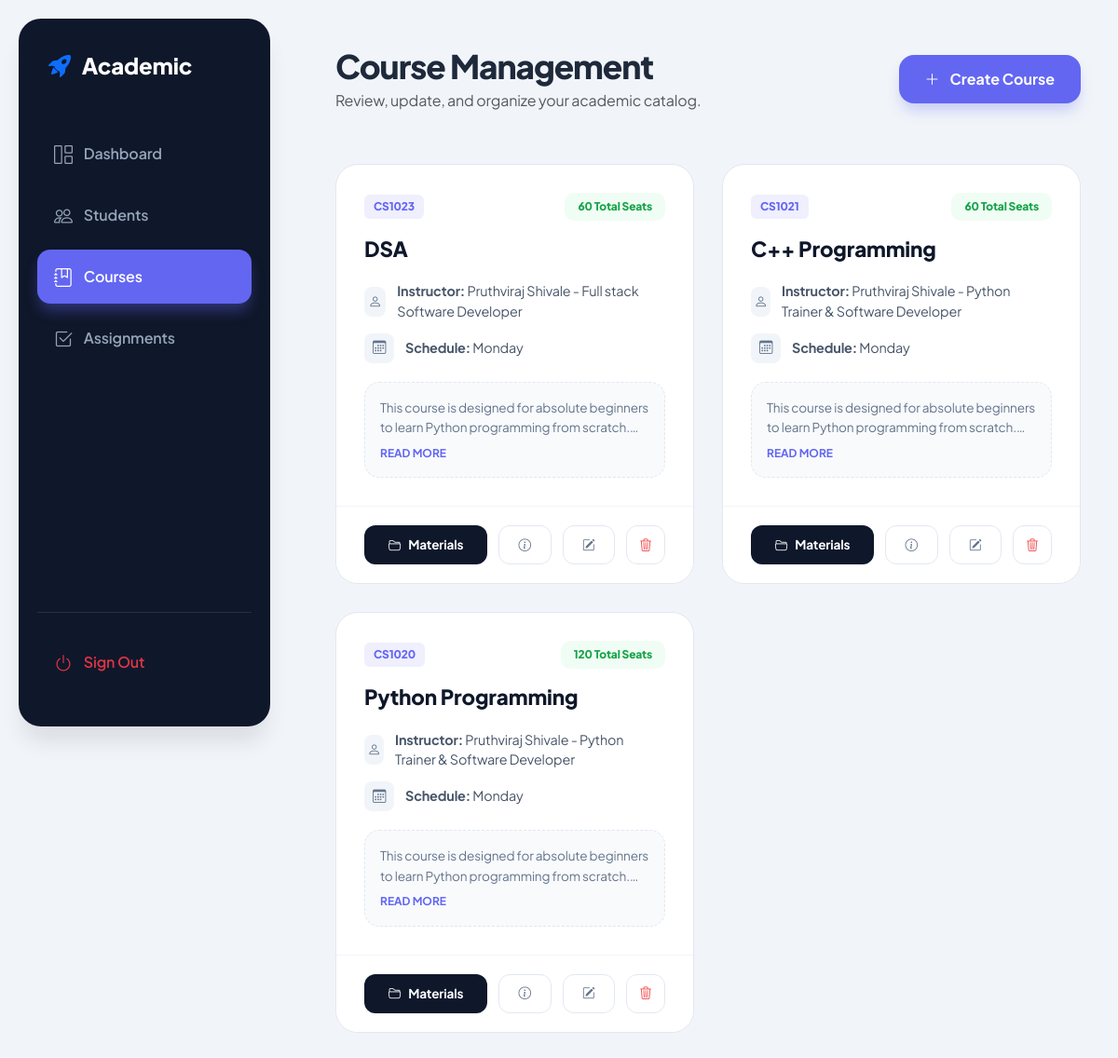
The app's page /admin/manage_courses.php (signed in) with its own data.
### tables this page shows
CREATE TABLE `courses` (
  `id` int(11) NOT NULL,
  `course_code` varchar(20) NOT NULL,
  `course_name` varchar(100) NOT NULL,
  `description` text DEFAULT NULL,
  `instructor_name` varchar(100) DEFAULT NULL,
  `schedule_day` varchar(20) DEFAULT NULL,
  `schedule_time` varchar(20) DEFAULT NULL,
  `total_seats` int(11) DEFAULT 60,
  `created_at` timestamp NOT NULL DEFAULT current_timestamp()
);

### admin/manage_courses.php (the view, shortened to what this page needs)
<?php
require "../config.php";
$courses = mysqli_query($conn, "SELECT * FROM courses ORDER BY id DESC");
?>
<!DOCTYPE html>
<html lang="en">
<head>
    <link href="https://cdn.jsdelivr.net/npm/bootstrap@5.3.3/dist/css/bootstrap.min.css" rel="stylesheet">
    <link rel="stylesheet" href="https://cdn.jsdelivr.net/npm/bootstrap-icons@1.11.3/font/bootstrap-icons.min.css">
</head>
<body>
<div class="sidebar d-flex flex-column">
    <div class="sidebar-brand">
        <i class="bi bi-rocket-takeoff-fill text-primary"></i> <span>Academic</span>
    </div>
    <nav class="d-flex flex-column h-100">
        <a href="admin_dashboard.php"><i class="bi bi-grid-1x2"></i> <span>Dashboard</span></a>
        <a href="manage_students.php"><i class="bi bi-people"></i> <span>Students</span></a>
        <a href="manage_courses.php" class="active"><i class="bi bi-journal-bookmark"></i> <span>Courses</span></a>
        <a href="manage_assignments.php"><i class="bi bi-check2-square"></i> <span>Assignments</span></a>
        <div class="logout-section">
            <a href="../login.php" class="text-danger">
                <i class="bi bi-power"></i> <span>Sign Out</span>
            </a>
        </div>
    </nav>
</div>
<div class="content">
    <div class="header-section d-flex justify-content-between align-items-center">
        <div>
            <h2 class="fw-800 mb-1" style="font-weight:800; font-size: 2.2rem; letter-spacing:-0.03em;">Course Management</h2>
            <p class="text-muted mb-0">Review, update, and organize your academic catalog.</p>
        </div>
        <button class="btn btn-primary-custom" data-bs-toggle="modal" data-bs-target="#addCourseModal">
            <i class="bi bi-plus-lg me-2"></i> Create Course
        </button>
    </div>
    <div class="course-grid">
        <?php while ($row = mysqli_fetch_assoc($courses)): ?>
        <div class="course-card">
            <div class="card-top">
                <div class="d-flex justify-content-between align-items-center mb-3">
                    <span class="course-code-tag"><?= htmlspecialchars($row['course_code']); ?></span>
                    <span class="badge-seats"><?= $row['total_seats']; ?> Total Seats</span>
                </div>
                <div class="course-name"><?= htmlspecialchars($row['course_name']); ?></div>
                <div class="info-group">
                    <div class="info-item">
                        <i class="bi bi-person"></i>
                        <span><strong>Instructor:</strong> <?= htmlspecialchars($row['instructor_name']); ?></span>
                    </div>
                    <div class="info-item">
                        <i class="bi bi-calendar3"></i>
                        <span><strong>Schedule:</strong> <?= htmlspecialchars($row['schedule_day']); ?></span>
                    </div>
                </div>
                <?php if(!empty($row['description'])): ?>
                <div class="description-box">
                    <div id="desc-<?= $row['id']; ?>" class="description-text">
                        <?= nl2br(htmlspecialchars($row['description'])); ?>
                    </div>
                    <button class="read-more-btn" onclick="toggleDescription(<?= $row['id']; ?>)" id="btn-<?= $row['id']; ?>">Read More</button>
                </div>
                <?php endif; ?>
            </div>
            <div class="card-actions">
                <a href="course_materials.php?course_id=<?= $row['id']; ?>" class="btn-action btn-materials">
                    <i class="bi bi-folder2-open me-2"></i> Materials
                </a>
                <button class="btn-action btn-edit"
                        data-bs-toggle="modal"
                        data-bs-target="#infoModal"
                        onclick="setInfoModal('<?= $row['id']; ?>', '<?= htmlspecialchars($row['description'], ENT_QUOTES); ?>')">
                    <i class="bi bi-info-circle"></i>
                </button>
                <button class="btn-action btn-edit"
                    data-bs-toggle="modal"
                    data-bs-target="#editCourseModal"
                    onclick="editCourse(
                        '<?= $row['id']; ?>',
                        '<?= htmlspecialchars($row['course_name'], ENT_QUOTES); ?>',
                        '<?= htmlspecialchars($row['course_code'], ENT_QUOTES); ?>',
                        '<?= htmlspecialchars($row['instructor_name'], ENT_QUOTES); ?>',
                        '<?= htmlspecialchars($row['schedule_day'], ENT_QUOTES); ?>',
                        '<?= htmlspecialchars($row['schedule_time'], ENT_QUOTES); ?>',
                        '<?= $row['total_seats']; ?>'
                    )">
                    <i class="bi bi-pencil-square"></i>
                </button>
                <a href="course_delete.php?id=<?= $row['id']; ?>"
                   onclick="return confirm('Are you sure you want to delete this course?');"
                   class="btn-action btn-delete">
                    <i class="bi bi-trash3"></i>
                </a>
            </div>
        </div>
        <?php endwhile; ?>
    </div>
</div>
</body>
</html>

### admin/manage_courses.php (style rules this page uses)
:root { --sidebar-bg: #0f172a; --accent-color: #6366f1; --accent-hover: #4f46e5; --bg-body: #f1f5f9; --text-main: #1e293b; --card-shadow: 0 10px 15px -3px rgb(0 0 0 / 0.05), 0 4px 6px -4px rgb(0 0 0 / 0.05); }
body { font-family: "Plus Jakarta Sans", sans-serif; background: var(--bg-body); color: var(--text-main); overflow-x: hidden; letter-spacing: -0.01em; }
.sidebar { width: 270px; height: 95vh; background: var(--sidebar-bg); position: fixed; top: 2.5vh; left: 20px; padding: 2rem 1.25rem; color: white; z-index: 1000; border-radius: 24px; box-shadow: 0 20px 25px -5px rgba(0, 0, 0, 0.1); }
.sidebar-brand { font-weight: 800; font-size: 1.5rem; margin-bottom: 3rem; padding-left: 0.75rem; display: flex; align-items: center; gap: 12px; color: #fff; }
.sidebar nav a { display: flex; align-items: center; padding: 14px 18px; color: #94a3b8; text-decoration: none; margin-bottom: 8px; border-radius: 14px; font-weight: 600; transition: all 0.25s ease; }
.sidebar nav a i { margin-right: 12px; font-size: 1.25rem; }
.sidebar nav a.active { background: var(--accent-color); color: white; box-shadow: 0 10px 15px -3px rgba(99, 102, 241, 0.4); }
.logout-section { margin-top: auto; border-top: 1px solid rgba(255,255,255,0.1); padding-top: 1.5rem; }
.content { margin-left: 320px; padding: 50px 40px; }
.header-section { margin-bottom: 3.5rem; }
.course-grid { display: grid; grid-template-columns: repeat(auto-fill, minmax(380px, 1fr)); gap: 30px; }
.course-card { background: white; border-radius: 24px; border: 1px solid #e2e8f0; transition: all 0.4s cubic-bezier(0.4, 0, 0.2, 1); display: flex; flex-direction: column; height: 100%; overflow: hidden; }
.card-top { padding: 30px; position: relative; flex-grow: 1; }
.description-box { background: #f8fafc; border-radius: 16px; padding: 16px; margin-top: 20px; font-size: 0.85rem; color: #64748b; border: 1px dashed #e2e8f0; }
.description-text { display: -webkit-box; -webkit-line-clamp: 2; -webkit-box-orient: vertical; overflow: hidden; line-height: 1.6; }
.read-more-btn { background: none; border: none; color: var(--accent-color); font-weight: 700; font-size: 0.75rem; margin-top: 8px; padding: 0; text-transform: uppercase; }
.badge-seats { background: #f0fdf4; color: #16a34a; padding: 6px 14px; border-radius: 10px; font-size: 0.75rem; font-weight: 800; }
.course-code-tag { color: var(--accent-color); font-size: 0.75rem; font-weight: 800; background: rgba(99, 102, 241, 0.1); padding: 4px 10px; border-radius: 6px; text-transform: uppercase; }
.course-name { font-size: 1.4rem; font-weight: 800; color: #0f172a; margin: 15px 0 20px 0; line-height: 1.3; }
.info-item { display: flex; align-items: center; gap: 12px; font-size: 0.9rem; color: #475569; margin-bottom: 12px; }
.info-item i { width: 32px; height: 32px; background: #f1f5f9; border-radius: 8px; display: flex; align-items: center; justify-content: center; color: #64748b; }
.card-actions { background: #fff; padding: 20px 30px; border-top: 1px solid #f1f5f9; display: flex; gap: 12px; }
.btn-action { height: 42px; border-radius: 12px; font-weight: 700; font-size: 0.85rem; display: inline-flex; align-items: center; justify-content: center; transition: 0.2s; border: 1px solid #e2e8f0; padding: 0 15px; text-decoration: none; color: #475569; }
.btn-materials { background: #0f172a; color: #fff; border: none; flex-grow: 2; }
.btn-edit { background: white; color: #64748b; flex-grow: 1; }
.btn-delete { color: #ef4444; width: 42px; padding: 0; }
.btn-primary-custom { background: var(--accent-color); color: white; border: none; padding: 14px 28px; border-radius: 16px; font-weight: 700; box-shadow: 0 10px 15px -3px rgba(99, 102, 241, 0.3); }

### records on screen
courses: course_code "CS1023", total_seats "60", course_name "DSA", instructor_name "Pruthviraj Shivale - Full stack Software Developer", schedule_day "Monday", description "This course is designed for absolute beginners to learn Python programming from…"
courses: course_code "CS1021", total_seats "60", course_name "C++ Programming", instructor_name "Pruthviraj Shivale - Python Trainer & Software Developer", schedule_day "Monday", description "This course is designed for absolute beginners to learn Python programming from…"
courses: course_code "CS1020", total_seats "120", course_name "Python Programming", instructor_name "Pruthviraj Shivale - Python Trainer & Software Developer", schedule_day "Monday", description "This course is designed for absolute beginners to learn Python programming from…"
